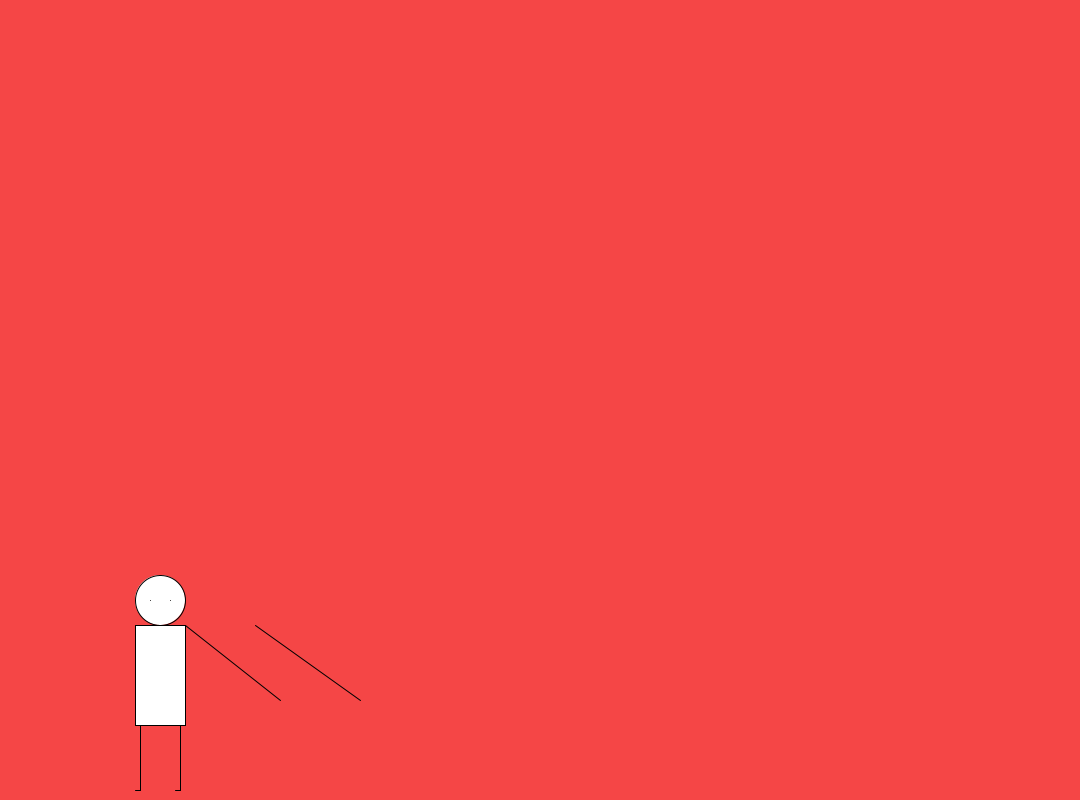
Frame 1 (no input)
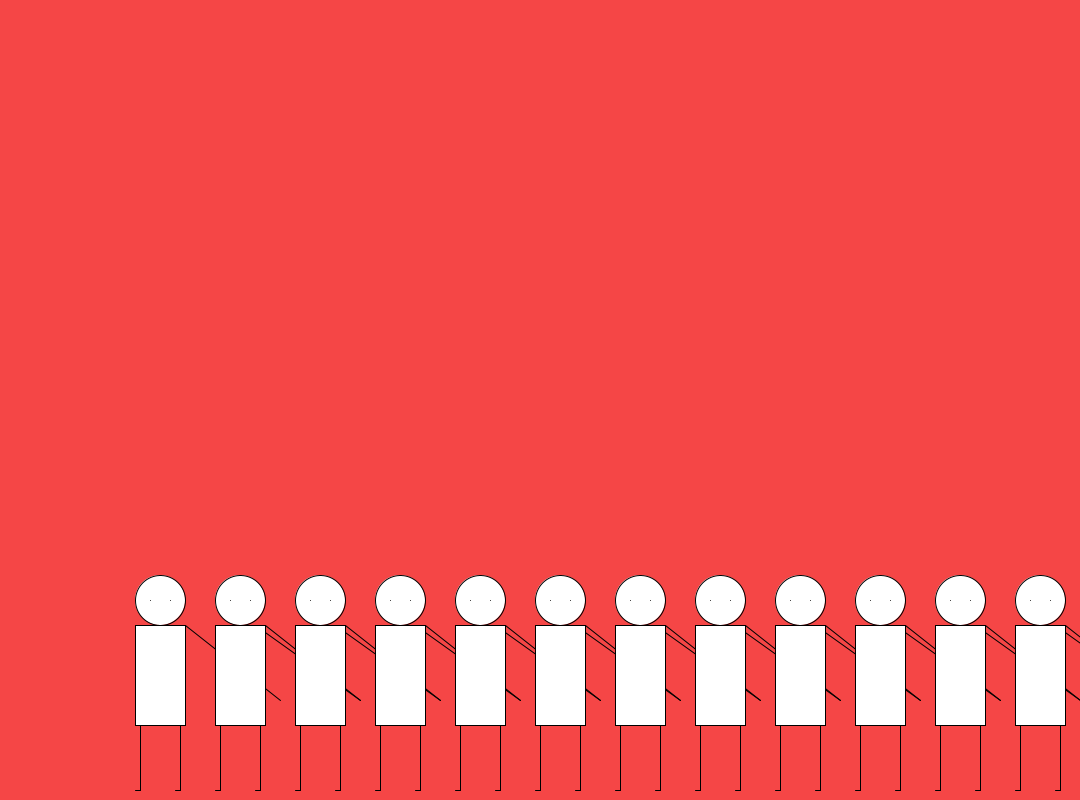
Frame 60 (the mouse pressed at the canvas centre just before this capture)
Frame 120 (the mouse held since frame 60 and released just before this capture): identical to frame 60, image omitted

The Processing sketch that drew these frames (run headless with seeded random() and noise(); from frame 60 on, the mouse is pressed at the canvas centre):

// Processing sketch: Army
// ── Army.pde
float x;
float y; 


void setup(){
  size (1080, 800);
  
  x=width/2; 
  y=width/2; 
  
  background (245, 70, 70); 
}

void draw (){
  
  for(int i=0; i<4 ;i++){  
  
  
  x = x+20;
  ellipseMode (CENTER);
  rectMode (CENTER); 
  translate(x,y); 
  
  //HOVEDET 
  ellipse (-400, 60, 50, 50);
  point (-390, 60); 
  point (-410, 60); 
  
  //KROPPEN
  rect (-400, 135, 50, 100); 
  
  //ARMENE
  line (-375, 85, -280, 160);
  line ( -305, 85, -200, 160);
  
  //BENENE MED FØDDERNE 
  line (-380,185, -380, 250);
  line (-380, 250, -385, 250);
  line (-420, 185, -420, 250); 
  line (-420, 250, -425, 250); 

  }
}
